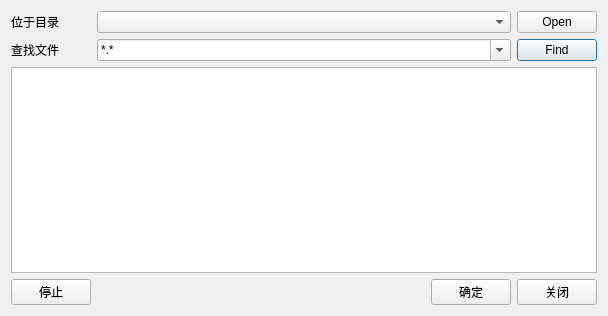
<?xml version="1.0" encoding="UTF-8"?>
<ui version="4.0">
 <class>FindDialog</class>
 <widget class="QDialog" name="FindDialog">
  <property name="geometry">
   <rect>
    <x>0</x>
    <y>0</y>
    <width>608</width>
    <height>316</height>
   </rect>
  </property>
  <property name="windowTitle">
   <string>Dialog</string>
  </property>
  <layout class="QGridLayout" name="gridLayout" rowstretch="0,0,1,0" columnstretch="0,0,1,0,0,0">
   <item row="1" column="0">
    <widget class="QLabel" name="label_2">
     <property name="text">
      <string>查找文件</string>
     </property>
    </widget>
   </item>
   <item row="0" column="0">
    <widget class="QLabel" name="label">
     <property name="text">
      <string>位于目录</string>
     </property>
    </widget>
   </item>
   <item row="3" column="4">
    <widget class="QPushButton" name="pushButtonOk">
     <property name="text">
      <string>确定</string>
     </property>
     <property name="autoDefault">
      <bool>false</bool>
     </property>
    </widget>
   </item>
   <item row="3" column="5">
    <widget class="QPushButton" name="pushButtonCancel">
     <property name="text">
      <string>关闭</string>
     </property>
     <property name="autoDefault">
      <bool>false</bool>
     </property>
    </widget>
   </item>
   <item row="1" column="5">
    <widget class="QPushButton" name="pushButtonFind">
     <property name="text">
      <string>Find</string>
     </property>
     <property name="icon">
      <iconset resource="res.qrc">
       <normaloff>:/new/icons/icons/preview1.bmp</normaloff>:/new/icons/icons/preview1.bmp</iconset>
     </property>
     <property name="autoDefault">
      <bool>false</bool>
     </property>
     <property name="default">
      <bool>true</bool>
     </property>
    </widget>
   </item>
   <item row="0" column="5">
    <widget class="QPushButton" name="pushButtonBrowse">
     <property name="text">
      <string>Open</string>
     </property>
     <property name="icon">
      <iconset resource="res.qrc">
       <normaloff>:/new/icons/icons/open3.bmp</normaloff>:/new/icons/icons/open3.bmp</iconset>
     </property>
    </widget>
   </item>
   <item row="0" column="1" colspan="4">
    <widget class="QComboBox" name="comboBoxDir"/>
   </item>
   <item row="1" column="1" colspan="4">
    <widget class="QComboBox" name="comboBoxNameFilter">
     <property name="editable">
      <bool>true</bool>
     </property>
     <item>
      <property name="text">
       <string>*.*</string>
      </property>
     </item>
     <item>
      <property name="text">
       <string>*.cpp;*.c;*.cc</string>
      </property>
     </item>
     <item>
      <property name="text">
       <string>*.png;*.bmp;*.jpeg;*.jpg</string>
      </property>
     </item>
    </widget>
   </item>
   <item row="2" column="0" colspan="6">
    <widget class="QTableView" name="tableViewResult"/>
   </item>
   <item row="3" column="0">
    <widget class="QPushButton" name="pushButtonStop">
     <property name="text">
      <string>停止</string>
     </property>
    </widget>
   </item>
  </layout>
 </widget>
 <resources>
  <include location="res.qrc"/>
 </resources>
 <connections>
  <connection>
   <sender>pushButtonOk</sender>
   <signal>clicked()</signal>
   <receiver>FindDialog</receiver>
   <slot>accept()</slot>
   <hints>
    <hint type="sourcelabel">
     <x>262</x>
     <y>279</y>
    </hint>
    <hint type="destinationlabel">
     <x>199</x>
     <y>149</y>
    </hint>
   </hints>
  </connection>
  <connection>
   <sender>pushButtonCancel</sender>
   <signal>clicked()</signal>
   <receiver>FindDialog</receiver>
   <slot>reject()</slot>
   <hints>
    <hint type="sourcelabel">
     <x>346</x>
     <y>279</y>
    </hint>
    <hint type="destinationlabel">
     <x>199</x>
     <y>149</y>
    </hint>
   </hints>
  </connection>
 </connections>
</ui>
